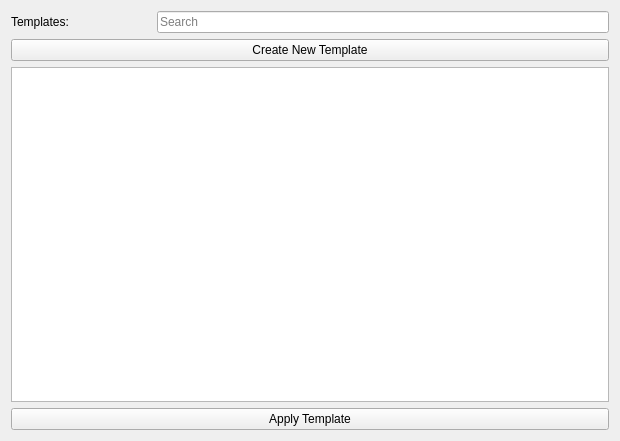
<?xml version="1.0" encoding="UTF-8"?>
<ui version="4.0">
 <class>template_finder</class>
 <widget class="QWidget" name="template_finder">
  <property name="windowModality">
   <enum>Qt::WindowModal</enum>
  </property>
  <property name="geometry">
   <rect>
    <x>0</x>
    <y>0</y>
    <width>620</width>
    <height>441</height>
   </rect>
  </property>
  <property name="windowTitle">
   <string>Form</string>
  </property>
  <layout class="QVBoxLayout" name="verticalLayout">
   <item>
    <layout class="QVBoxLayout" name="verticalLayout_4">
     <item>
      <layout class="QHBoxLayout" name="horizontalLayout_2">
       <item>
        <widget class="QLabel" name="label">
         <property name="text">
          <string>Templates:</string>
         </property>
        </widget>
       </item>
       <item>
        <widget class="QLineEdit" name="lineEdit_search">
         <property name="sizePolicy">
          <sizepolicy hsizetype="Expanding" vsizetype="Fixed">
           <horstretch>1</horstretch>
           <verstretch>0</verstretch>
          </sizepolicy>
         </property>
         <property name="maximumSize">
          <size>
           <width>452</width>
           <height>16777215</height>
          </size>
         </property>
         <property name="baseSize">
          <size>
           <width>0</width>
           <height>0</height>
          </size>
         </property>
         <property name="placeholderText">
          <string>Search</string>
         </property>
        </widget>
       </item>
      </layout>
     </item>
     <item>
      <widget class="QPushButton" name="pushButton">
       <property name="text">
        <string>Create New Template</string>
       </property>
      </widget>
     </item>
     <item>
      <widget class="QListWidget" name="listWidget_catagory">
       <property name="selectionMode">
        <enum>QAbstractItemView::MultiSelection</enum>
       </property>
      </widget>
     </item>
     <item>
      <widget class="QPushButton" name="pushButton_create_example">
       <property name="text">
        <string>Apply Template</string>
       </property>
      </widget>
     </item>
    </layout>
   </item>
  </layout>
 </widget>
 <resources/>
 <connections/>
</ui>
